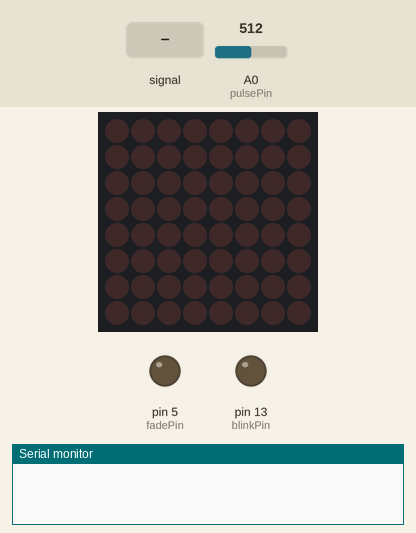
Recording of a sketch running on a simulated Arduino Uno, built with avr-gcc and run on an emulated ATmega328P. Parts: 8×8 LED matrix, output pins drawn as LEDs (lit = HIGH), the last lines printed to the serial monitor. The inputs (shaded band) are chosen by the test bench; at power-on: A0 (pulsePin) = 512.

Above: at 1.2 s.
1.3 s: A0 (pulsePin) fed a 200 Hz sine of ±81 counts around its level
4.3 s: A0 (pulsePin) set to 716
At 5.3 s:
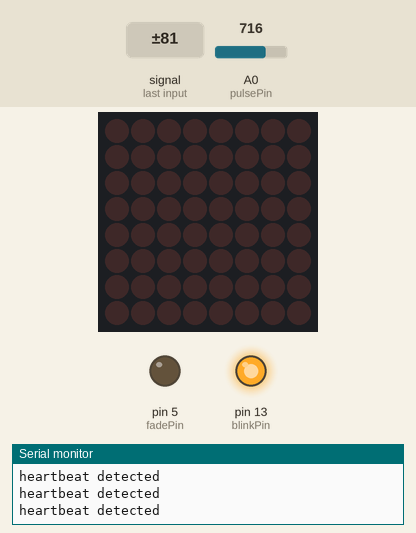
5.8 s: A0 (pulsePin) set to 528
8.0 s: A0 (pulsePin) set to 495
At 9.1 s:
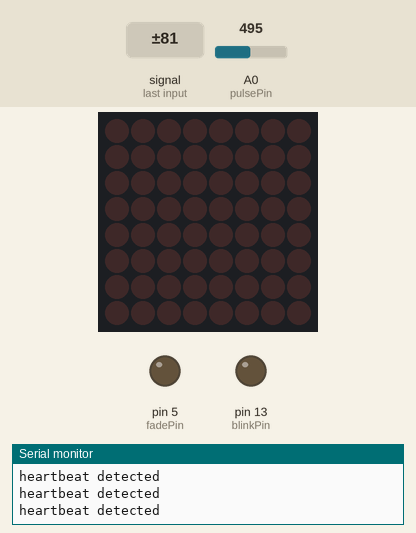
9.5 s: A0 (pulsePin) set to 522
At 10.4 s:
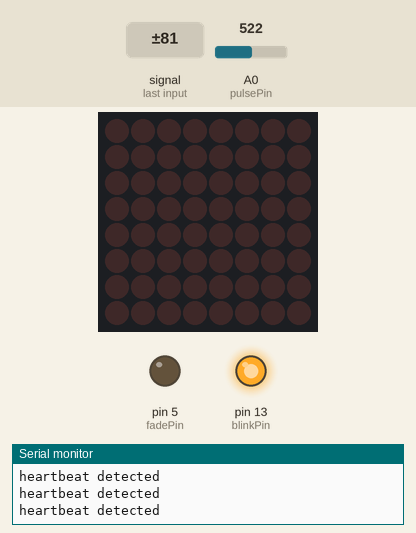
Timing chart, 0 to 12.1 s (numbered marks = the images above; inputs shaded):
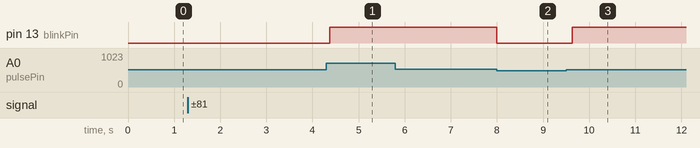

The sketch:

wearable_heartbeat.ino
```cpp
#include "LedControlMS.h"
LedControl lc=LedControl(12,11,10,1);
unsigned long delaytime=100;


//  VARIABLES
int pulsePin = 0;                 // Pulse Sensor purple wire connected to analog pin 0
int blinkPin = 13;                // pin to blink led at each beat
int fadePin = 5;                  // pin to do fancy classy fading blink at each beat
int fadeRate = 0;                 // used to fade LED on with PWM on fadePin
int speaker = 2;                  // speaker on pin2 makes a beep with heartbeat


// these variables are volatile because they are used during the interrupt service routine!
volatile int BPM;                   // used to hold the pulse rate
volatile int Signal;                // holds the incoming raw data
volatile int IBI = 600;             // holds the time between beats, must be seeded!
volatile boolean Pulse = false;     // true when pulse wave is high, false when it's low
volatile boolean QS = false;        // becomes true when Arduoino finds a beat.


void setup(){
  pinMode(blinkPin,OUTPUT);         // pin that will blink to your heartbeat!
  pinMode(fadePin,OUTPUT);          // pin that will fade to your heartbeat!
  Serial.begin(115200);             // we agree to talk fast!
  interruptSetup();                 // sets up to read Pulse Sensor signal every 2mS
  lc.shutdown(0,false);
  lc.setIntensity(0,8);
  lc.clearDisplay(0);
}

void heart_shape(char status)
{
    lc.setLed(0,3,5,status);
    lc.setLed(0,4,5,status);

    lc.setLed(0,5,6,status);
    lc.setLed(0,2,6,status);

    lc.setLed(0,6,6,status);
    lc.setLed(0,1,6,status);

    lc.setLed(0,7,5,status);
    lc.setLed(0,0,5,status);

    lc.setLed(0,7,4,status);
    lc.setLed(0,0,4,status);

    lc.setLed(0,6,3,status);
    lc.setLed(0,1,3,status);

    lc.setLed(0,5,2,status);
    lc.setLed(0,2,2,status);

    lc.setLed(0,3,1,status);
    lc.setLed(0,4,1,status);
}


void loop(){
  if (QS == true){                       // Quantified Self flag is true when arduino finds a heartbeat
        QS = false;                      // reset the Quantified Self flag for next time
          heart_shape(true);
          Serial.println("heartbeat detected");
     }

  heart_shape(false);
  delay(10);
}
```

Interrupt.ino
```cpp
volatile int rate[10];                    // array to hold last ten IBI values
volatile unsigned long sampleCounter = 0;          // used to determine pulse timing
volatile unsigned long lastBeatTime = 0;           // used to find IBI
volatile int P =512;                      // used to find peak in pulse wave, seeded
volatile int T = 512;                     // used to find trough in pulse wave, seeded
volatile int thresh = 512;                // used to find instant moment of heart beat, seeded
volatile int amp = 100;                   // used to hold amplitude of pulse waveform, seeded
volatile boolean firstBeat = true;        // used to seed rate array so we startup with reasonable BPM
volatile boolean secondBeat = false;      // used to seed rate array so we startup with reasonable BPM


void interruptSetup(){
        // Initializes Timer1 to throw an interrupt every 2mS.
        TCCR1A = 0x00; // DISABLE OUTPUTS AND PWM ON DIGITAL PINS 9 & 10
        TCCR1B = 0x11; // GO INTO 'PHASE AND FREQUENCY CORRECT' MODE, NO PRESCALER
        TCCR1C = 0x00; // DON'T FORCE COMPARE
        TIMSK1 = 0x01; // ENABLE OVERFLOW INTERRUPT (TOIE1)
        ICR1 = 16000;  // TRIGGER TIMER INTERRUPT EVERY 2mS
        sei();         // MAKE SURE GLOBAL INTERRUPTS ARE ENABLED
      }


// THIS IS THE TIMER 2 INTERRUPT SERVICE ROUTINE.
// Timer 2 makes sure that we take a reading every 2 miliseconds
ISR(TIMER1_OVF_vect){                       // triggered when Timer2 counts to 124
  cli();                                      // disable interrupts while we do this
  Signal = analogRead(pulsePin);              // read the Pulse Sensor
  sampleCounter += 2;                         // keep track of the time in mS with this variable
  int N = sampleCounter - lastBeatTime;       // monitor the time since the last beat to avoid noise

    //  find the peak and trough of the pulse wave
  if(Signal < thresh && N > (IBI/5)*3){       // avoid dichrotic noise by waiting 3/5 of last IBI
    if (Signal < T){                        // T is the trough
      T = Signal;                         // keep track of lowest point in pulse wave
    }
  }

  if(Signal > thresh && Signal > P){          // thresh condition helps avoid noise
    P = Signal;                             // P is the peak
  }                                        // keep track of highest point in pulse wave

  //  NOW IT'S TIME TO LOOK FOR THE HEART BEAT
  // signal surges up in value every time there is a pulse
  if (N > 250){                                   // avoid high frequency noise
    if ( (Signal > thresh) && (Pulse == false) && (N > (IBI/5)*3) ){
      Pulse = true;                               // set the Pulse flag when we think there is a pulse
      digitalWrite(blinkPin,HIGH);                // turn on pin 13 LED
      IBI = sampleCounter - lastBeatTime;         // measure time between beats in mS
      lastBeatTime = sampleCounter;               // keep track of time for next pulse

      if(secondBeat){                        // if this is the second beat, if secondBeat == TRUE
        secondBeat = false;                  // clear secondBeat flag
        for(int i=0; i<=9; i++){             // seed the running total to get a realisitic BPM at startup
          rate[i] = IBI;
        }
      }

      if(firstBeat){                         // if it's the first time we found a beat, if firstBeat == TRUE
        firstBeat = false;                   // clear firstBeat flag
        secondBeat = true;                   // set the second beat flag
        sei();                               // enable interrupts again
        return;                              // IBI value is unreliable so discard it
      }


      // keep a running total of the last 10 IBI values
      word runningTotal = 0;                  // clear the runningTotal variable

      for(int i=0; i<=8; i++){                // shift data in the rate array
        rate[i] = rate[i+1];                  // and drop the oldest IBI value
        runningTotal += rate[i];              // add up the 9 oldest IBI values
      }

      rate[9] = IBI;                          // add the latest IBI to the rate array
      runningTotal += rate[9];                // add the latest IBI to runningTotal
      runningTotal /= 10;                     // average the last 10 IBI values
      BPM = 60000/runningTotal;               // how many beats can fit into a minute? that's BPM!
      QS = true;                              // set Quantified Self flag
      // QS FLAG IS NOT CLEARED INSIDE THIS ISR
    }
  }

  if (Signal < thresh && Pulse == true){   // when the values are going down, the beat is over
    digitalWrite(blinkPin,LOW);            // turn off pin 13 LED
    Pulse = false;                         // reset the Pulse flag so we can do it again
    amp = P - T;                           // get amplitude of the pulse wave
    thresh = amp/2 + T;                    // set thresh at 50% of the amplitude
    P = thresh;                            // reset these for next time
    T = thresh;
  }

  if (N > 2500){                           // if 2.5 seconds go by without a beat
    thresh = 512;                          // set thresh default
    P = 512;                               // set P default
    T = 512;                               // set T default
    lastBeatTime = sampleCounter;          // bring the lastBeatTime up to date
    firstBeat = true;                      // set these to avoid noise
    secondBeat = false;                    // when we get the heartbeat back
  }

  sei();                                   // enable interrupts when youre done!
}// end isr
```

Measured:
- the behaviour switches between 512 and 511 on A0 (pulsePin) (found by bisection; images 1 and 2)
- after the input at 4.3 s, pin 13 (blinkPin): LOW → HIGH after 0.07 s
- after the input at 5.8 s, every drawn part: stays the same
- after the input at 8.0 s, pin 13 (blinkPin): HIGH → LOW at once
- after the input at 9.5 s, pin 13 (blinkPin): LOW → HIGH after 0.13 s
